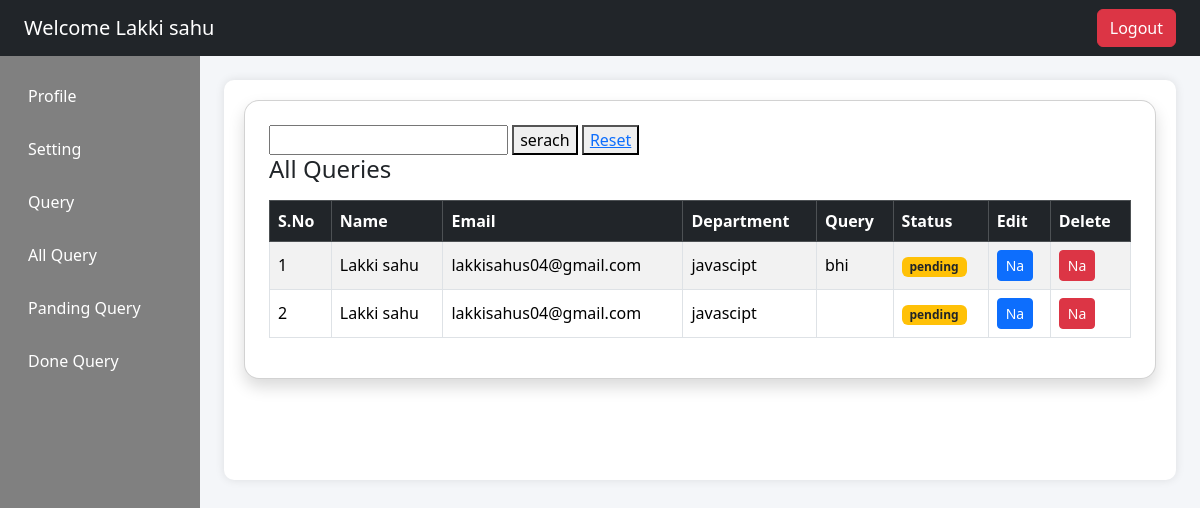
The page /empdeshbord/allquery/ (signed in) on the database as committed earlier.
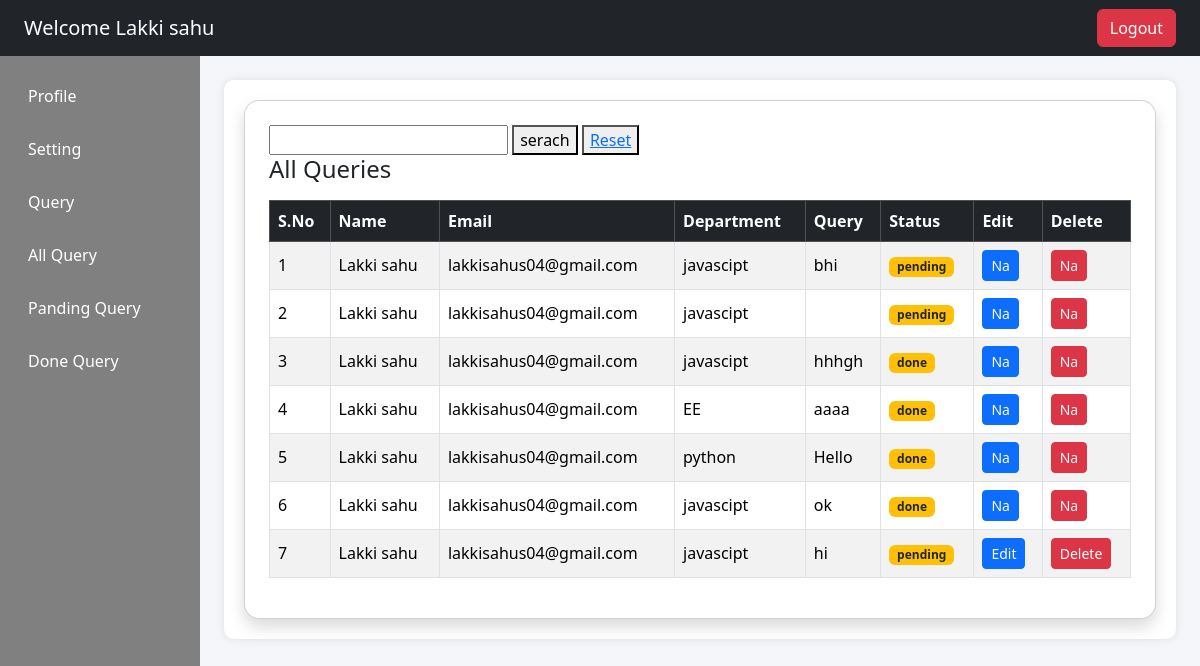
The same page on the database as committed later.
### app/models.py (models this page shows)
class Query(models.Model):
    Name = models.CharField(max_length=50)
    Email = models.EmailField()
    Departments = models.CharField(max_length=40)
    Query = models.TextField()
    Status = models.CharField(default="pending")
    Reply = models.TextField(null=True)

### app/views.py (the view)
# urls.py: path('empdeshbord/allquery/',views.allquery,name='allquery'),
def allquery(req):
    if 'emp_id' in req.session:
        e_id = req.session.get('emp_id')
        emp_data = AddEmployee.objects.get(id=e_id)
        all_query = Query.objects.filter(Email=emp_data.Email)
        return render(req,'empdeshbord.html',{'data':emp_data , 'allquery':True, 'all_query':all_query})
    else:
        return redirect('Login')

### app/templates/empdeshbord.html (shortened to what the changed rows need)
<!DOCTYPE html>
<html lang="en">
<head>
    <link href="https://cdn.jsdelivr.net/npm/bootstrap@5.3.2/dist/css/bootstrap.min.css" rel="stylesheet">
    <link href="https://cdn.jsdelivr.net/npm/bootstrap@5.3.2/dist/css/bootstrap.min.css" rel="stylesheet">
</head>
<body>
    <div class="container-fluid">
        <div class="row">
            <div class="col-md-9 col-lg-10 p-4">
                <div class="content-box">
                    {% if profile %}
                    <link href="https://cdn.jsdelivr.net/npm/bootstrap@5.3.2/dist/css/bootstrap.min.css"
                        rel="stylesheet">
                    <link
                        href="https://cdnjs.cloudflare.com/ajax/libs/bootstrap-icons/1.11.1/font/bootstrap-icons.min.css"
                        rel="stylesheet">
                    <style>
                        body {
                            background: linear-gradient(to right, #e3f2fd, #f8f9fa);
                            font-family: 'Segoe UI', sans-serif;
                        }
                        .profile-wrapper {
                            min-height: 100vh;
                            display: flex;
                            align-items: center;
                            justify-content: center;
                        }
                        .profile-card {
                            width: 100%;
                            max-width: 500px;
                            border-radius: 20px;
                            padding: 40px 30px;
                            background: #ffffff;
                            box-shadow: 0 15px 35px rgba(0, 0, 0, 0.1);
                            text-align: center;
                            transition: 0.3s ease;
                        }
                        .profile-card:hover {
                            transform: translateY(-5px);
                        }
                        .profile-img {
                            width: 160px;
                            height: 160px;
                            object-fit: cover;
                            border-radius: 50%;
                            border: 6px solid #0d6efd;
                            padding: 5px;
                            background: #fff;
                            margin-bottom: 20px;
                        }
                        .profile-name {
                            font-size: 24px;
                            font-weight: 700;
                            margin-bottom: 5px;
                        }
                        .profile-role {
                            color: gray;
                            font-size: 14px;
                            margin-bottom: 20px;
                        }
                        .profile-info {
                            text-align: left;
                            margin-top: 20px;
                        }
                        .profile-info p {
                            padding: 10px 0;
                            margin-bottom: 0;
                            border-bottom: 1px solid #eee;
                            font-size: 15px;
                            display: flex;
                            align-items: center;
                        }
                        .profile-info i {
                            color: #0d6efd;
                            margin-right: 10px;
                            font-size: 18px;
                        }
                        .profile-info span {
                            font-weight: 600;
                            margin-right: 5px;
                        }
                        .btn-edit {
                            margin-top: 25px;
                            border-radius: 25px;
                            padding: 8px 25px;
                        }
                    </style>
                    <div class="profile-wrapper">
                        <div class="profile-card">
                            {% if data.Images %}
                            <img src="{{ data.Images.url }}" alt="Profile Image" class="profile-img">
                            {% else %}
                            <img src="https://via.placeholder.com/160" class="profile-img">
                            {% endif %}
                            <div class="profile-name">{{ data.Name }}</div>
                            <div class="profile-role">{{ data.Departments }}</div>
                            <hr>
                            <div class="profile-info">
                                <p><i class="bi bi-envelope-fill"></i><span>Email:</span> {{ data.Email }}</p>
                                <p><i class="bi bi-telephone-fill"></i><span>Contact:</span> {{ data.Contact }}</p>
                                <p><i class="bi bi-person-badge-fill"></i><span>Code:</span> {{ data.Code }}</p>
                                <p><i class="bi bi-building"></i><span>Department:</span> {{ data.Departments }}</p>
                            </div>
                            {% comment %} <a href="#" class="btn btn-primary btn-edit">
                                <i class="bi bi-pencil-square"></i> Edit Profile
                            </a> {% endcomment %}
                        </div>
                    </div>
                            {% elif allquery %}
                            <div class="card shadow p-4">
                                <div class="table-responsive">
                                    <table class="table table-striped table-bordered table-hover align-middle">
                                        <thead class="table-dark">
                                            <tr>
                                                <th>S.No</th>
                                                <th>Name</th>
                                                <th>Email</th>
                                                <th>Department</th>
                                                <th>Query</th>
                                                <th>Status</th>
                                                <th>Edit</th>
                                                <th>Delete</th>
                                            </tr>
                                        </thead>
                                        <tbody>
                                            {% for i in all_query %}
                                            <tr>
                                                <td>{{forloop.counter}}</td>
                                                <td>{{i.Name}}</td>
                                                <td>{{i.Email}}</td>
                                                <td>{{i.Departments}}</td>
                                                <td>{{i.Query}}</td>
                                                <td>
                                                    <span class="badge bg-warning text-dark">{{i.Status}}</span>
                                                </td>
                                                <td>
                                                    <button class="btn btn-sm btn-primary">
                                                        {% if i.Reply %}
                                                        Na
                                                        {% else %}
                                                        <a href="{% url 'edit_all_query' i.id %}"
                                                            style="color:white;text-decoration:none;">Edit</a>
                                                        {% endif %}
                                                    </button>
                                                </td>
                                                <td>
                                                    <button class="btn btn-sm btn-danger">
                                                        {% if i.Reply %}
                                                        Na
                                                        {% else %}
                                                        <a href="{% url 'emp_q_delete' i.id %}"
                                                            style="color:white;text-decoration:none;">Delete</a>
                                                        {% endif %}
                                                    </button>
                                                </td>
                                            </tr>
                                            {% endfor %}
                                        </tbody>
                                    </table>
                                </div>
                            </div>
                            {% endif %}
                        </div>
                    </div>
</body>
</html>

Rows that differ between the two databases and show on the page:
added Query: Name "Lakki sahu", Email "lakkisahus04@gmail.com", Departments "javascipt", Query "hhhgh", Status "done", Reply "Na"
added Query: Name "Lakki sahu", Email "lakkisahus04@gmail.com", Departments "EE", Query "aaaa", Status "done", Reply "Na"
added Query: Name "Lakki sahu", Email "lakkisahus04@gmail.com", Departments "python", Query "Hello", Status "done", Reply "Na"
added Query: Name "Lakki sahu", Email "lakkisahus04@gmail.com", Departments "javascipt", Query "ok", Status "done", Reply "Na"
added Query: Name "Lakki sahu", Email "lakkisahus04@gmail.com", Departments "javascipt", Query "hi", Status "pending", shows "Edit", shows "Delete"
